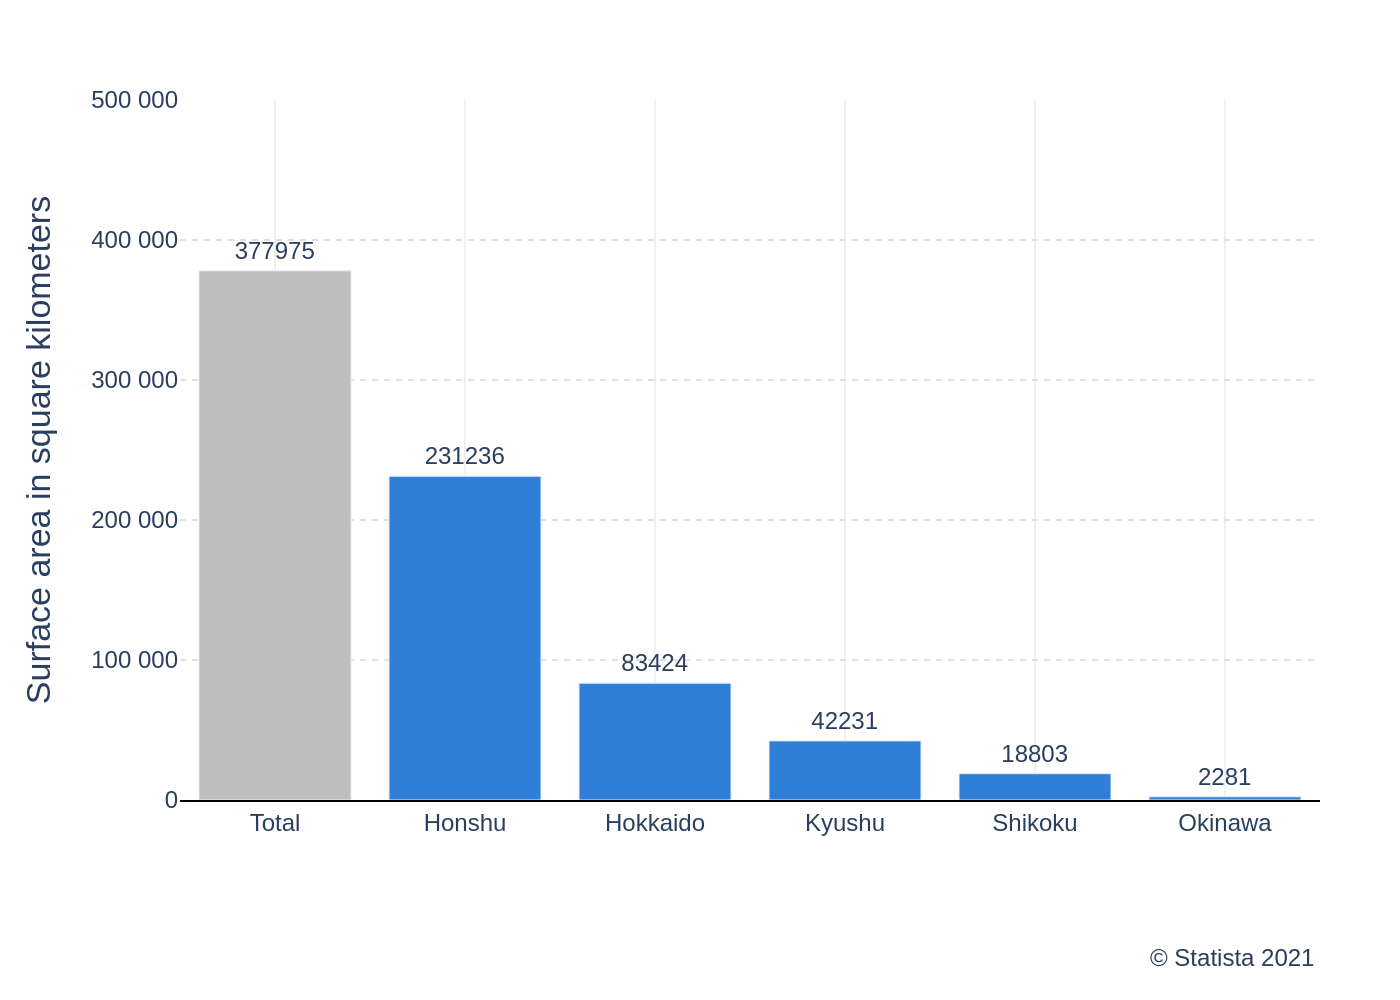

Source code (Python):
import sys
import json
import os
import plotly.graph_objects as go

if len(sys.argv) != 2:
    print(f"Usage: python {os.path.basename(sys.argv[0])} <path_to_json_file>")
    sys.exit(1)

json_file_path = sys.argv[1]

if not os.path.isfile(json_file_path):
    print(f"Error: File not found at {json_file_path}")
    sys.exit(1)

with open(json_file_path, 'r', encoding='utf-8') as f:
    config = json.load(f)

chart_data = config.get('chart_data', [])
texts = config.get('texts', {})
colors = config.get('colors', [])

categories = [item['category'] for item in chart_data]
values = [item['value'] for item in chart_data]

fig = go.Figure()

fig.add_trace(go.Bar(
    x=categories,
    y=values,
    marker_color=colors,
    text=values,
    texttemplate='%{y:,.0f}'.replace(',', ' '),
    textposition='outside',
    cliponaxis=False,
    textfont=dict(size=12, family="Arial")
))

title_text = texts.get('title')
if texts.get('subtitle'):
    title_text = f"{title_text}<br><sub>{texts.get('subtitle')}</sub>" if title_text else f"<sub>{texts.get('subtitle')}</sub>"

fig.update_layout(
    title_text=title_text,
    plot_bgcolor='white',
    paper_bgcolor='white',
    font=dict(family="Arial", size=14),
    showlegend=False,
    xaxis=dict(
        title_text=texts.get('x_axis_title'),
        showline=True,
        linewidth=1,
        linecolor='black',
        tickfont=dict(size=12),
        showgrid=True,
        gridcolor='#F0F0F0'
    ),
    yaxis=dict(
        title_text=texts.get('y_axis_title'),
        range=[0, 500000],
        tickvals=[0, 100000, 200000, 300000, 400000, 500000],
        ticktext=[f'{v:,}'.replace(',', '&nbsp;') for v in [0, 100000, 200000, 300000, 400000, 500000]],
        showgrid=True,
        gridcolor='#E0E0E0',
        griddash='dot',
        zeroline=False,
        showline=False,
        tickfont=dict(size=12)
    ),
    margin=dict(l=90, r=40, b=100, t=50),
    annotations=[
        dict(
            text=texts.get('source', ''),
            showarrow=False,
            xref='paper',
            yref='paper',
            x=1.0,
            y=-0.20,
            xanchor='right',
            yanchor='top',
            align='right',
            font=dict(size=12)
        )
    ]
)

base_filename, _ = os.path.splitext(json_file_path)
output_image_path = f"{base_filename}.png"

fig.write_image(output_image_path, scale=2)

print(f"Chart saved to {output_image_path}")
